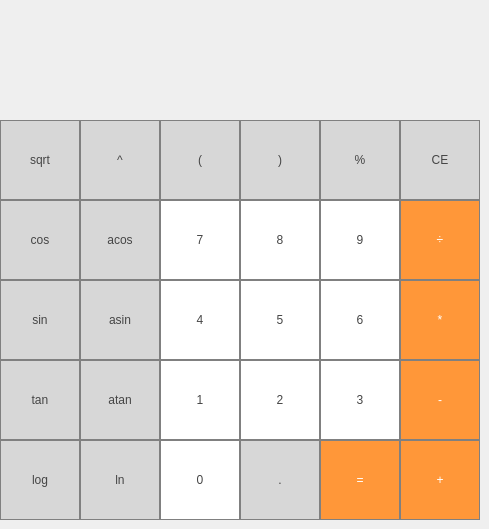
    <widget class="QWidget" name="tab">
     <attribute name="title">
      <string>Calculator</string>
     </attribute>
     <widget class="QLabel" name="result_label">
      <property name="geometry">
       <rect>
        <x>0</x>
        <y>0</y>
        <width>480</width>
        <height>121</height>
       </rect>
      </property>
      <property name="font">
       <font>
        <pointsize>60</pointsize>
       </font>
      </property>
      <property name="styleSheet">
       <string notr="true">QLabel {
  qproperty-alignment: 'AlignRight';
  border: 1px solid gray;
}

background-color : white;</string>
      </property>
      <property name="text">
       <string/>
      </property>
      <property name="alignment">
       <set>Qt::AlignRight</set>
      </property>
     </widget>
     <widget class="QPushButton" name="pushButton_equals">
      <property name="geometry">
       <rect>
        <x>320</x>
        <y>440</y>
        <width>80</width>
        <height>80</height>
       </rect>
      </property>
      <property name="styleSheet">
       <string notr="true">QPushButton {
  background-color: rgb(255, 151, 57);
  color: white; 
  border: 1px solid gray;
}

QPushButton:pressed {
    background-color: qlineargradient(x1: 0, y1: 0, x2: 0, y2: 1,
                                      stop: 0 #FF7832, stop: 1 #FF9739);
}</string>
      </property>
      <property name="text">
       <string>=</string>
      </property>
     </widget>
     <widget class="QPushButton" name="pushButton_7">
      <property name="geometry">
       <rect>
        <x>160</x>
        <y>200</y>
        <width>80</width>
        <height>80</height>
       </rect>
      </property>
      <property name="styleSheet">
       <string notr="true">QPushButton {
  color: rgb(69, 69, 69);
   background-color: rgb(255, 255, 255);
   border: 1px solid gray;
}
QPushButton:pressed {
    background-color: qlineargradient(x1: 0, y1: 0, x2: 0, y2: 1,
                                      stop: 0 #dadbde, stop: 1 #f6f7fa);
}</string>
      </property>
      <property name="text">
       <string>7</string>
      </property>
     </widget>
     <widget class="QPushButton" name="pushButton_1">
      <property name="geometry">
       <rect>
        <x>160</x>
        <y>360</y>
        <width>80</width>
        <height>80</height>
       </rect>
      </property>
      <property name="styleSheet">
       <string notr="true">QPushButton {
  color: rgb(69, 69, 69);
   background-color: rgb(255, 255, 255);
   border: 1px solid gray;
}
QPushButton:pressed {
    background-color: qlineargradient(x1: 0, y1: 0, x2: 0, y2: 1,
                                      stop: 0 #dadbde, stop: 1 #f6f7fa);
}</string>
      </property>
      <property name="text">
       <string>1</string>
      </property>
     </widget>
     <widget class="QPushButton" name="pushButton_atan">
      <property name="geometry">
       <rect>
        <x>80</x>
        <y>360</y>
        <width>80</width>
        <height>80</height>
       </rect>
      </property>
      <property name="styleSheet">
       <string notr="true">QPushButton {
  color: rgb(69, 69, 69);
  background-color: rgb(215, 215, 215);
  border: 1px solid gray;
}
QPushButton:pressed {
    background-color: qlineargradient(x1: 0, y1: 0, x2: 0, y2: 1,
                                      stop: 0 #BEBEBE, stop: 1 #D7D7D7);
}</string>
      </property>
      <property name="text">
       <string>atan</string>
      </property>
     </widget>
     <widget class="QPushButton" name="pushButton_acos">
      <property name="geometry">
       <rect>
        <x>80</x>
        <y>200</y>
        <width>80</width>
        <height>80</height>
       </rect>
      </property>
      <property name="styleSheet">
       <string notr="true">QPushButton {
  color: rgb(69, 69, 69);
  background-color: rgb(215, 215, 215);
  border: 1px solid gray;
}
QPushButton:pressed {
    background-color: qlineargradient(x1: 0, y1: 0, x2: 0, y2: 1,
                                      stop: 0 #BEBEBE, stop: 1 #D7D7D7);
}</string>
      </property>
      <property name="text">
       <string>acos</string>
      </property>
     </widget>
     <widget class="QPushButton" name="pushButton_left_bracket">
      <property name="geometry">
       <rect>
        <x>160</x>
        <y>120</y>
        <width>80</width>
        <height>80</height>
       </rect>
      </property>
      <property name="styleSheet">
       <string notr="true">QPushButton {
  color: rgb(69, 69, 69);
  background-color: rgb(215, 215, 215);
  border: 1px solid gray;
}
QPushButton:pressed {
    background-color: qlineargradient(x1: 0, y1: 0, x2: 0, y2: 1,
                                      stop: 0 #BEBEBE, stop: 1 #D7D7D7);
}</string>
      </property>
      <property name="text">
       <string>(</string>
      </property>
     </widget>
     <widget class="QPushButton" name="pushButton_6">
      <property name="geometry">
       <rect>
        <x>320</x>
        <y>280</y>
        <width>80</width>
        <height>80</height>
       </rect>
      </property>
      <property name="styleSheet">
       <string notr="true">QPushButton {
  color: rgb(69, 69, 69);
   background-color: rgb(255, 255, 255);
   border: 1px solid gray;
}
QPushButton:pressed {
    background-color: qlineargradient(x1: 0, y1: 0, x2: 0, y2: 1,
                                      stop: 0 #dadbde, stop: 1 #f6f7fa);
}</string>
      </property>
      <property name="text">
       <string>6</string>
      </property>
     </widget>
     <widget class="QPushButton" name="pushButton_cos">
      <property name="geometry">
       <rect>
        <x>0</x>
        <y>200</y>
        <width>80</width>
        <height>80</height>
       </rect>
      </property>
      <property name="styleSheet">
       <string notr="true">QPushButton {
  color: rgb(69, 69, 69);
  background-color: rgb(215, 215, 215);
  border: 1px solid gray;
}
QPushButton:pressed {
    background-color: qlineargradient(x1: 0, y1: 0, x2: 0, y2: 1,
                                      stop: 0 #BEBEBE, stop: 1 #D7D7D7);
}</string>
      </property>
      <property name="text">
       <string>cos</string>
      </property>
     </widget>
     <widget class="QPushButton" name="pushButton_delete">
      <property name="geometry">
       <rect>
        <x>400</x>
        <y>120</y>
        <width>80</width>
        <height>80</height>
       </rect>
      </property>
      <property name="styleSheet">
       <string notr="true">QPushButton {
  color: rgb(69, 69, 69);
  background-color: rgb(215, 215, 215);
  border: 1px solid gray;
}
QPushButton:pressed {
    background-color: qlineargradient(x1: 0, y1: 0, x2: 0, y2: 1,
                                      stop: 0 #BEBEBE, stop: 1 #D7D7D7);
}</string>
      </property>
      <property name="text">
       <string>CE</string>
      </property>
     </widget>
     <widget class="QPushButton" name="pushButton_0">
      <property name="geometry">
       <rect>
        <x>160</x>
        <y>440</y>
        <width>80</width>
        <height>80</height>
       </rect>
      </property>
      <property name="styleSheet">
       <string notr="true">QPushButton {
  color: rgb(69, 69, 69);
   background-color: rgb(255, 255, 255);
   border: 1px solid gray;
}
QPushButton:pressed {
    background-color: qlineargradient(x1: 0, y1: 0, x2: 0, y2: 1,
                                      stop: 0 #dadbde, stop: 1 #f6f7fa);
}</string>
      </property>
      <property name="text">
       <string>0</string>
      </property>
     </widget>
     <widget class="QPushButton" name="pushButton_3">
      <property name="geometry">
       <rect>
        <x>320</x>
        <y>360</y>
        <width>80</width>
        <height>80</height>
       </rect>
      </property>
      <property name="styleSheet">
       <string notr="true">QPushButton {
  color: rgb(69, 69, 69);
   background-color: rgb(255, 255, 255);
   border: 1px solid gray;
}
QPushButton:pressed {
    background-color: qlineargradient(x1: 0, y1: 0, x2: 0, y2: 1,
                                      stop: 0 #dadbde, stop: 1 #f6f7fa);
}</string>
      </property>
      <property name="text">
       <string>3</string>
      </property>
     </widget>
     <widget class="QPushButton" name="pushButton_ln">
      <property name="geometry">
       <rect>
        <x>80</x>
        <y>440</y>
        <width>80</width>
        <height>80</height>
       </rect>
      </property>
      <property name="styleSheet">
       <string notr="true">QPushButton {
  color: rgb(69, 69, 69);
  background-color: rgb(215, 215, 215);
  border: 1px solid gray;
}
QPushButton:pressed {
    background-color: qlineargradient(x1: 0, y1: 0, x2: 0, y2: 1,
                                      stop: 0 #BEBEBE, stop: 1 #D7D7D7);
}</string>
      </property>
      <property name="text">
       <string>ln</string>
      </property>
     </widget>
     <widget class="QPushButton" name="pushButton_mul">
      <property name="geometry">
       <rect>
        <x>400</x>
        <y>280</y>
        <width>80</width>
        <height>80</height>
       </rect>
      </property>
      <property name="styleSheet">
       <string notr="true">QPushButton {
  background-color: rgb(255, 151, 57);
  color: white; 
  border: 1px solid gray;
}

QPushButton:pressed {
    background-color: qlineargradient(x1: 0, y1: 0, x2: 0, y2: 1,
                                      stop: 0 #FF7832, stop: 1 #FF9739);
}</string>
      </property>
      <property name="text">
       <string>*</string>
      </property>
     </widget>
     <widget class="QPushButton" name="pushButton_4">
      <property name="geometry">
       <rect>
        <x>160</x>
        <y>280</y>
        <width>80</width>
        <height>80</height>
       </rect>
      </property>
      <property name="styleSheet">
       <string notr="true">QPushButton {
  color: rgb(69, 69, 69);
   background-color: rgb(255, 255, 255);
   border: 1px solid gray;
}
QPushButton:pressed {
    background-color: qlineargradient(x1: 0, y1: 0, x2: 0, y2: 1,
                                      stop: 0 #dadbde, stop: 1 #f6f7fa);
}</string>
      </property>
      <property name="text">
       <string>4</string>
      </property>
     </widget>
     <widget class="QPushButton" name="pushButton_9">
      <property name="geometry">
       <rect>
        <x>320</x>
        <y>200</y>
        <width>80</width>
        <height>80</height>
       </rect>
      </property>
      <property name="styleSheet">
       <string notr="true">QPushButton {
  color: rgb(69, 69, 69);
   background-color: rgb(255, 255, 255);
   border: 1px solid gray;
}
QPushButton:pressed {
    background-color: qlineargradient(x1: 0, y1: 0, x2: 0, y2: 1,
                                      stop: 0 #dadbde, stop: 1 #f6f7fa);
}</string>
      </property>
      <property name="text">
       <string>9</string>
      </property>
     </widget>
     <widget class="QPushButton" name="pushButton_log">
      <property name="geometry">
       <rect>
        <x>0</x>
        <y>440</y>
        <width>80</width>
        <height>80</height>
       </rect>
      </property>
      <property name="styleSheet">
       <string notr="true">QPushButton {
  color: rgb(69, 69, 69);
  background-color: rgb(215, 215, 215);
  border: 1px solid gray;
}
QPushButton:pressed {
    background-color: qlineargradient(x1: 0, y1: 0, x2: 0, y2: 1,
                                      stop: 0 #BEBEBE, stop: 1 #D7D7D7);
}</string>
      </property>
      <property name="text">
       <string>log</string>
      </property>
     </widget>
     <widget class="QPushButton" name="pushButton_minus">
      <property name="geometry">
       <rect>
        <x>400</x>
        <y>360</y>
        <width>80</width>
        <height>80</height>
       </rect>
      </property>
      <property name="styleSheet">
       <string notr="true">QPushButton {
  background-color: rgb(255, 151, 57);
  color: white; 
  border: 1px solid gray;
}

QPushButton:pressed {
    background-color: qlineargradient(x1: 0, y1: 0, x2: 0, y2: 1,
                                      stop: 0 #FF7832, stop: 1 #FF9739);
}</string>
      </property>
      <property name="text">
       <string>-</string>
      </property>
     </widget>
     <widget class="QPushButton" name="pushButton_plus">
      <property name="geometry">
       <rect>
        <x>400</x>
        <y>440</y>
        <width>80</width>
        <height>80</height>
       </rect>
      </property>
      <property name="styleSheet">
       <string notr="true">QPushButton {
  background-color: rgb(255, 151, 57);
  color: white; 
  border: 1px solid gray;
}

QPushButton:pressed {
    background-color: qlineargradient(x1: 0, y1: 0, x2: 0, y2: 1,
                                      stop: 0 #FF7832, stop: 1 #FF9739);
}</string>
      </property>
      <property name="text">
       <string>+</string>
      </property>
     </widget>
     <widget class="QPushButton" name="pushButton_asin">
      <property name="geometry">
       <rect>
        <x>80</x>
        <y>280</y>
        <width>80</width>
        <height>80</height>
       </rect>
      </property>
      <property name="styleSheet">
       <string notr="true">QPushButton {
  color: rgb(69, 69, 69);
  background-color: rgb(215, 215, 215);
  border: 1px solid gray;
}
QPushButton:pressed {
    background-color: qlineargradient(x1: 0, y1: 0, x2: 0, y2: 1,
                                      stop: 0 #BEBEBE, stop: 1 #D7D7D7);
}</string>
      </property>
      <property name="text">
       <string>asin</string>
      </property>
     </widget>
     <widget class="QPushButton" name="pushButton_mod">
      <property name="geometry">
       <rect>
        <x>320</x>
        <y>120</y>
        <width>80</width>
        <height>80</height>
       </rect>
      </property>
      <property name="styleSheet">
       <string notr="true">QPushButton {
  color: rgb(69, 69, 69);
  background-color: rgb(215, 215, 215);
  border: 1px solid gray;
}
QPushButton:pressed {
    background-color: qlineargradient(x1: 0, y1: 0, x2: 0, y2: 1,
                                      stop: 0 #BEBEBE, stop: 1 #D7D7D7);
}</string>
      </property>
      <property name="text">
       <string>%</string>
      </property>
     </widget>
     <widget class="QPushButton" name="pushButton_tan">
      <property name="geometry">
       <rect>
        <x>0</x>
        <y>360</y>
        <width>80</width>
        <height>80</height>
       </rect>
      </property>
      <property name="styleSheet">
       <string notr="true">QPushButton {
  color: rgb(69, 69, 69);
  background-color: rgb(215, 215, 215);
  border: 1px solid gray;
}
QPushButton:pressed {
    background-color: qlineargradient(x1: 0, y1: 0, x2: 0, y2: 1,
                                      stop: 0 #BEBEBE, stop: 1 #D7D7D7);
}</string>
      </property>
      <property name="text">
       <string>tan</string>
      </property>
     </widget>
     <widget class="QPushButton" name="pushButton_sin">
      <property name="geometry">
       <rect>
        <x>0</x>
        <y>280</y>
        <width>80</width>
        <height>80</height>
       </rect>
      </property>
      <property name="styleSheet">
       <string notr="true">QPushButton {
  color: rgb(69, 69, 69);
  background-color: rgb(215, 215, 215);
  border: 1px solid gray;
}
QPushButton:pressed {
    background-color: qlineargradient(x1: 0, y1: 0, x2: 0, y2: 1,
                                      stop: 0 #BEBEBE, stop: 1 #D7D7D7);
}</string>
      </property>
      <property name="text">
       <string>sin</string>
      </property>
     </widget>
     <widget class="QPushButton" name="pushButton_pow">
      <property name="geometry">
       <rect>
        <x>80</x>
        <y>120</y>
        <width>80</width>
        <height>80</height>
       </rect>
      </property>
      <property name="styleSheet">
       <string notr="true">QPushButton {
  color: rgb(69, 69, 69);
  background-color: rgb(215, 215, 215);
  border: 1px solid gray;
}
QPushButton:pressed {
    background-color: qlineargradient(x1: 0, y1: 0, x2: 0, y2: 1,
                                      stop: 0 #BEBEBE, stop: 1 #D7D7D7);
}</string>
      </property>
      <property name="text">
       <string>^</string>
      </property>
     </widget>
     <widget class="QPushButton" name="pushButton_right_bracket">
      <property name="geometry">
       <rect>
        <x>240</x>
        <y>120</y>
        <width>80</width>
        <height>80</height>
       </rect>
      </property>
      <property name="styleSheet">
       <string notr="true">QPushButton {
  color: rgb(69, 69, 69);
  background-color: rgb(215, 215, 215);
  border: 1px solid gray;
}
QPushButton:pressed {
    background-color: qlineargradient(x1: 0, y1: 0, x2: 0, y2: 1,
                                      stop: 0 #BEBEBE, stop: 1 #D7D7D7);
}</string>
      </property>
      <property name="text">
       <string>)</string>
      </property>
     </widget>
     <widget class="QPushButton" name="pushButton_point">
      <property name="geometry">
       <rect>
        <x>240</x>
        <y>440</y>
        <width>80</width>
        <height>80</height>
       </rect>
      </property>
      <property name="autoFillBackground">
       <bool>false</bool>
      </property>
      <property name="styleSheet">
       <string notr="true">QPushButton {
  color: rgb(69, 69, 69);
  background-color: rgb(215, 215, 215);
  border: 1px solid gray;
}
QPushButton:pressed {
    background-color: qlineargradient(x1: 0, y1: 0, x2: 0, y2: 1,
                                      stop: 0 #BEBEBE, stop: 1 #D7D7D7);
}</string>
      </property>
      <property name="text">
       <string>.</string>
      </property>
     </widget>
     <widget class="QPushButton" name="pushButton_sqrt">
      <property name="geometry">
       <rect>
        <x>0</x>
        <y>120</y>
        <width>80</width>
        <height>80</height>
       </rect>
      </property>
      <property name="styleSheet">
       <string notr="true">QPushButton {
  color: rgb(69, 69, 69);
  background-color: rgb(215, 215, 215);
  border: 1px solid gray;
}
QPushButton:pressed {
    background-color: qlineargradient(x1: 0, y1: 0, x2: 0, y2: 1,
                                      stop: 0 #BEBEBE, stop: 1 #D7D7D7);
}</string>
      </property>
      <property name="text">
       <string>sqrt</string>
      </property>
     </widget>
     <widget class="QPushButton" name="pushButton_2">
      <property name="geometry">
       <rect>
        <x>240</x>
        <y>360</y>
        <width>80</width>
        <height>80</height>
       </rect>
      </property>
      <property name="styleSheet">
       <string notr="true">QPushButton {
  color: rgb(69, 69, 69);
   background-color: rgb(255, 255, 255);
   border: 1px solid gray;
}
QPushButton:pressed {
    background-color: qlineargradient(x1: 0, y1: 0, x2: 0, y2: 1,
                                      stop: 0 #dadbde, stop: 1 #f6f7fa);
}</string>
      </property>
      <property name="text">
       <string>2</string>
      </property>
     </widget>
     <widget class="QPushButton" name="pushButton_div">
      <property name="geometry">
       <rect>
        <x>400</x>
        <y>200</y>
        <width>80</width>
        <height>80</height>
       </rect>
      </property>
      <property name="styleSheet">
       <string notr="true">QPushButton {
  background-color: rgb(255, 151, 57);
  color: white; 
  border: 1px solid gray;
}

QPushButton:pressed {
    background-color: qlineargradient(x1: 0, y1: 0, x2: 0, y2: 1,
                                      stop: 0 #FF7832, stop: 1 #FF9739);
}</string>
      </property>
      <property name="text">
       <string>÷</string>
      </property>
     </widget>
     <widget class="QPushButton" name="pushButton_8">
      <property name="geometry">
       <rect>
        <x>240</x>
        <y>200</y>
        <width>80</width>
        <height>80</height>
       </rect>
      </property>
      <property name="styleSheet">
       <string notr="true">QPushButton {
  color: rgb(69, 69, 69);
   background-color: rgb(255, 255, 255);
   border: 1px solid gray;
}
QPushButton:pressed {
    background-color: qlineargradient(x1: 0, y1: 0, x2: 0, y2: 1,
                                      stop: 0 #dadbde, stop: 1 #f6f7fa);
}</string>
      </property>
      <property name="text">
       <string>8</string>
      </property>
     </widget>
     <widget class="QPushButton" name="pushButton_5">
      <property name="geometry">
       <rect>
        <x>240</x>
        <y>280</y>
        <width>80</width>
        <height>80</height>
       </rect>
      </property>
      <property name="styleSheet">
       <string notr="true">QPushButton {
  color: rgb(69, 69, 69);
   background-color: rgb(255, 255, 255);
   border: 1px solid gray;
}
QPushButton:pressed {
    background-color: qlineargradient(x1: 0, y1: 0, x2: 0, y2: 1,
                                      stop: 0 #dadbde, stop: 1 #f6f7fa);
}</string>
      </property>
      <property name="text">
       <string>5</string>
      </property>
     </widget>
    </widget>
